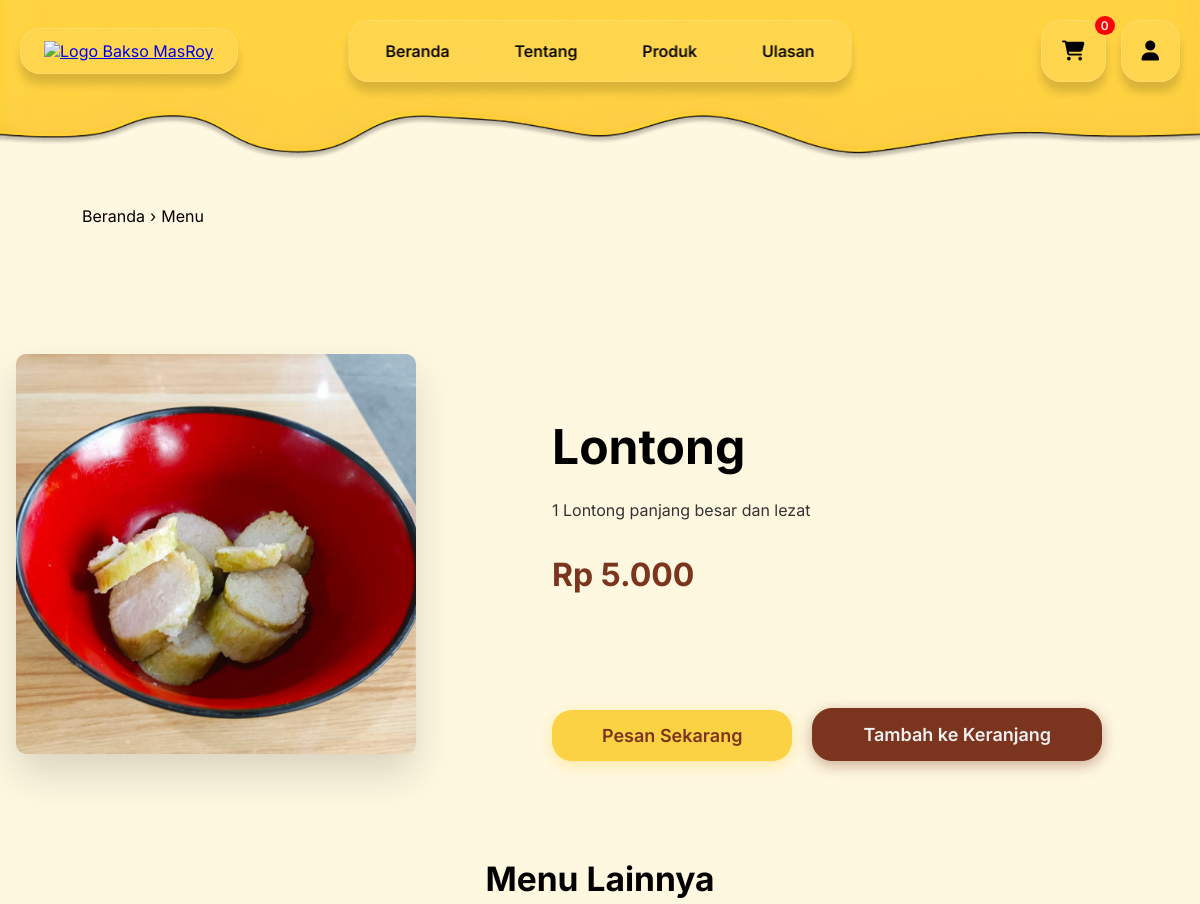
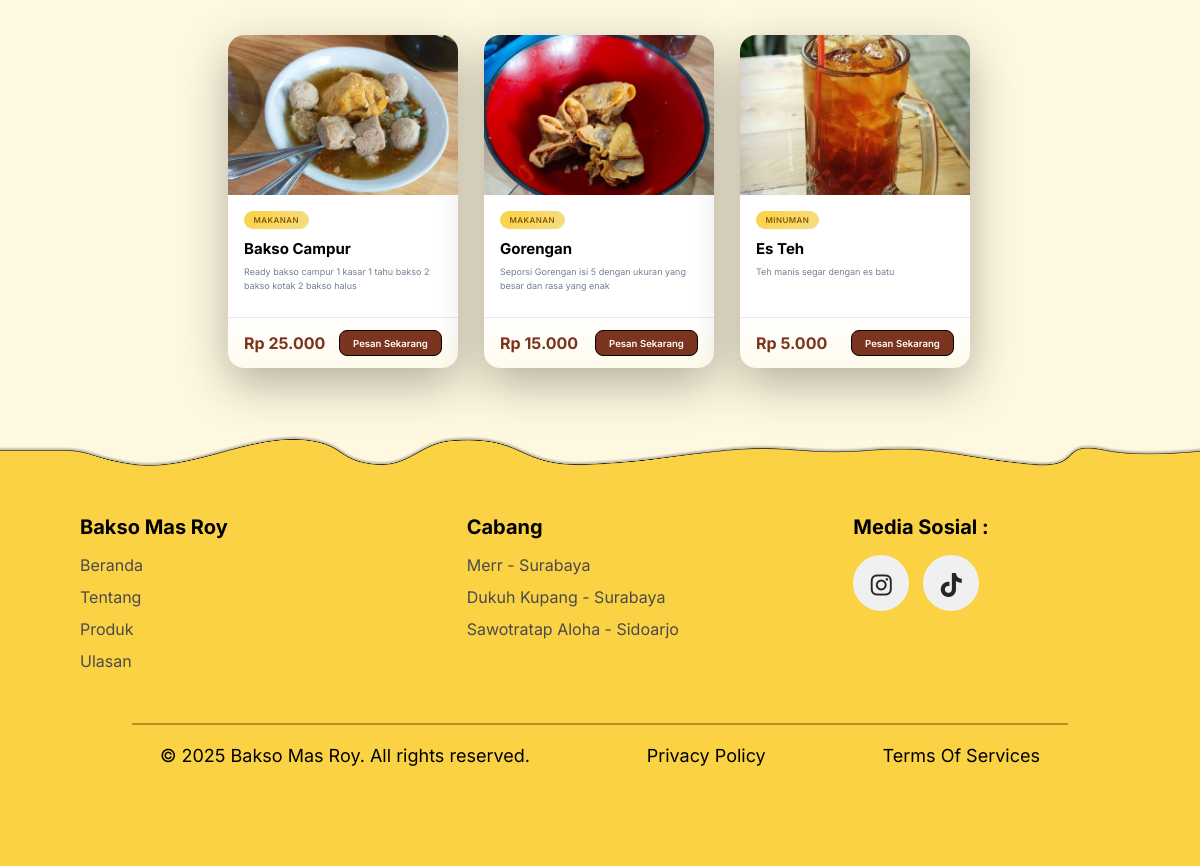
The page /menubaksomasroy.php?id=35 on the database its author committed (2 pictures, top to bottom).
### tables this page shows
CREATE TABLE `produk` (
  `id` int(11) NOT NULL,
  `nama` varchar(255) NOT NULL,
  `kategori` varchar(255) NOT NULL,
  `harga` int(11) NOT NULL,
  `deskripsi` text NOT NULL,
  `image` varchar(255) NOT NULL
);

### menubaksomasroy.php (the view, shortened to what this page needs)
<?php
include 'functions.php';
$id = isset($_GET['id']) ? (int) $_GET['id'] : 0;
$query = mysqli_query($conn, "SELECT * FROM produk WHERE id = $id");
$produk = mysqli_fetch_assoc($query);
$query_lainnya = mysqli_query($conn, "SELECT * FROM produk WHERE id != $id LIMIT 3");
?>
<!DOCTYPE html>
<html lang="en">
<head>
  <link rel="stylesheet" href="css/stylemenu.css" />
  <link rel="stylesheet" href="https://cdnjs.cloudflare.com/ajax/libs/font-awesome/6.5.2/css/all.min.css" />
  <link rel="stylesheet" href="https://cdn.jsdelivr.net/npm/bootstrap-icons@1.11.1/font/bootstrap-icons.css" />
</head>
<body>
  <nav>
    <div class="logo">
      <a href="index.php">
        <img src="css/properties/logo.png" alt="Logo Bakso MasRoy" />
      </a>
    </div>
    <div class="navbar-nav" id="navbarNav">
      <a href="index.php#beranda">Beranda</a>
      <a href="index.php#tentang">Tentang</a>
      <a href="index.php#produk">Produk</a>
      <a href="index.php#ulasan">Ulasan</a>
    </div>
    <div class="navbar-extra">
      <a href="cart.php" id="cart" class="cart">
        <i class="fa-solid fa-cart-shopping"></i>
        <span id="cartCount">0</span>
      </a>
      <?php if (isset($_SESSION['login'])): ?>
        <a href="logout.php" id="logout" class="logout" style="display: inline;">
          <i class="fa-solid fa-right-from-bracket"></i>
        </a>
      <?php else: ?>
        <a href="#" id="user" class="user">
          <i class="fa-solid fa-user"></i>
        </a>
      <?php endif; ?>
    </div>
  </nav>
  <section id="info-menu" class="info-menu">
    <div class="breadcrumb">
      <a href="index.php">Beranda</a>
      <span>›</span>
      <span>Menu</span>
    </div>
    <div class="container-info-menu">
      <div class="info-menu-image">
        <img src="<?= $produk['image'] ?>" alt="<?= $produk['nama'] ?>" />
      </div>
      <div class="info-menu-text">
        <h1><?= $produk['nama'] ?></h1>
        <p><?= $produk['deskripsi'] ?></p>
        <h2>
          Rp
          <?= number_format($produk['harga'], 0, ',', '.') ?>
        </h2>
      </div>
      <div class="cta">
        <div class="cta-pesan-sekarang">
          <a href="checkout.php?id=<?= $produk['id'] ?>">Pesan Sekarang</a>
        </div>
        <div class="cta-tambah-ke-keranjang">
          <button id="addToCart" data-id="<?= $produk['id'] ?>">Tambah ke Keranjang</button>
        </div>
      </div>
    </div>
  </section>
  <section id="menu-lainya" class="menu-lainya">
    <h2>Menu Lainnya</h2>
    <div class="pembungkusluar">
      <?php while ($row = mysqli_fetch_assoc($query_lainnya)): ?>
        <div class="produk-item">
          <div class="container">
            <div class="foto-produk">
              <img src="<?= $row['image'] ?>" alt="<?= $row['nama'] ?>" />
            </div>
            <div class="judul">
              <h4><?= $row['kategori'] ?></h4>
            </div>
            <div class="nama">
              <h3><?= $row['nama'] ?></h3>
            </div>
            <div class="deskripsi">
              <p><?= $row['deskripsi'] ?></p>
            </div>
            <div class="hargapesan">
              <div class="harga-produk">
                <h3>
                  Rp
                  <?= number_format($row['harga'], 0, ',', '.') ?>
                </h3>
              </div>
              <div class="cta-produk">
                <a href="menubaksomasroy.php?id=<?= $row['id'] ?>">Pesan Sekarang</a>
              </div>
            </div>
          </div>
        </div>
      <?php endwhile; ?>
    </div>
  </section>
  <footer>
    <div class="navigasi-info-dan-medsos">
      <div class="navigasi">
        <h3>Bakso Mas Roy</h3>
        <div class="navigasi-link">
          <a href="index.php#beranda">Beranda</a>
          <a href="index.php#tentang">Tentang</a>
          <a href="index.php#produk">Produk</a>
          <a href="index.php#ulasan">Ulasan</a>
        </div>
      </div>
      <div class="info">
        <h3>Cabang</h3>
        <div class="info-link">
          <a href="#">Merr - Surabaya</a>
          <a href="#">Dukuh Kupang - Surabaya</a>
          <a href="#">Sawotratap Aloha - Sidoarjo</a>
        </div>
      </div>
      <div class="medsos">
        <h3>Media Sosial :</h3>
        <div class="medsos-link">
          <ul>
            <li>
              <a href="https://www.instagram.com/baksomasroy/"><i class="fab fa-instagram icon"></i></a>
            </li>
            <li>
              <a href="https://www.tiktok.com/@baksomasroy?lang=en"><i class="fa-brands fa-tiktok icon"></i></a>
            </li>
          </ul>
        </div>
      </div>
    </div>
    <hr class="betmut" />
    <div class="copyright">
      <p>© 2025 Bakso Mas Roy. All rights reserved.</p>
      <p>Privacy Policy</p>
      <p>Terms Of Services</p>
    </div>
  </footer>
</body>
</html>

### rows shown on the page
produk: image (picture), nama "Lontong", deskripsi "1 Lontong panjang besar dan lezat", harga "5.000"
produk: image (picture), kategori "MAKANAN", nama "Bakso Campur", deskripsi "Ready bakso campur 1 kasar 1 tahu bakso 2 bakso kotak 2 bakso halus", harga "25.000"
produk: image (picture), kategori "MAKANAN", nama "Gorengan", deskripsi "Seporsi Gorengan isi 5 dengan ukuran yang besar dan rasa yang enak", harga "15.000"
produk: image (picture), kategori "MINUMAN", nama "Es Teh", deskripsi "Teh manis segar dengan es batu", harga "5.000"
